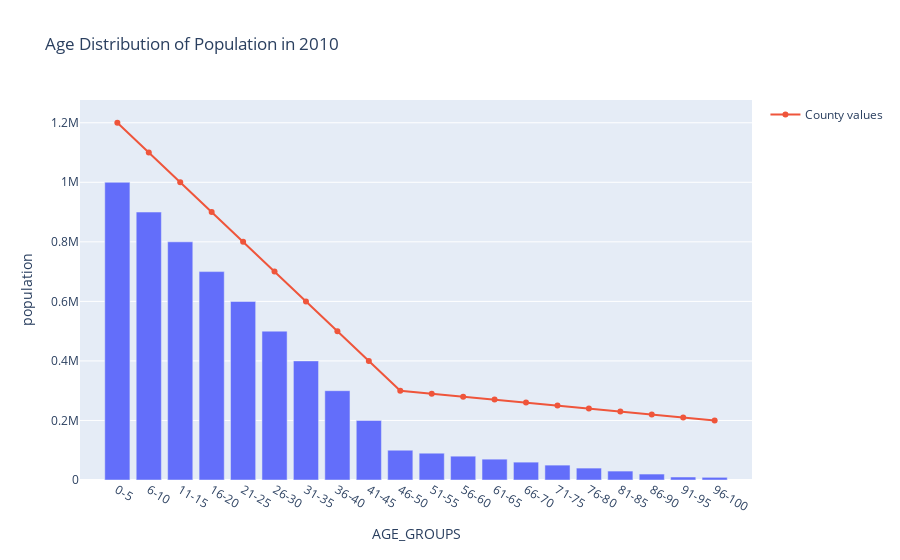

The code cell stored with this chart in its notebook:
### Code cell
fig = px.bar(df, x='AGE_GROUPS', y='population', title='Age Distribution of Population in 2010')
fig.add_scatter(x=df2['AGE_GROUP'], y=df2['population'], mode='lines+markers', name='County values')
fig.update_traces(hovertemplate=None)
fig.update_layout(hovermode="x")

### Figure 1 — Plotly figure (JSON) as saved in the notebook; plotly's stock layout.template omitted (floating-point values rounded to 4 significant figures)
{"data": [{"alignmentgroup": "True", "legendgroup": "", "marker": {"color": "#636efa", "pattern": {"shape": ""}}, "name": "", "offsetgroup": "", "orientation": "v", "showlegend": false, "textposition": "auto", "type": "bar", "x": ["0-5", "6-10", "11-15", "16-20", "21-25", "26-30", "31-35", "36-40", "41-45", "46-50", "51-55", "56-60", "61-65", "66-70", "71-75", "76-80", "81-85", "86-90", "91-95", "96-100"], "xaxis": "x", "y": [1000000, 900000, 800000, 700000, 600000, 500000, 400000, 300000, 200000, 100000, 90000, 80000, 70000, 60000, 50000, 40000, 30000, 20000, 10000, 9000], "yaxis": "y"}, {"mode": "lines+markers", "name": "County values", "type": "scatter", "x": ["0-5", "6-10", "11-15", "16-20", "21-25", "26-30", "31-35", "36-40", "41-45", "46-50", "51-55", "56-60", "61-65", "66-70", "71-75", "76-80", "81-85", "86-90", "91-95", "96-100"], "y": [1200000, 1100000, 1000000, 900000, 800000, 700000, 600000, 500000, 400000, 300000, 290000, 280000, 270000, 260000, 250000, 240000, 230000, 220000, 210000, 200000]}], "layout": {"barmode": "relative", "hovermode": "x", "legend": {"tracegroupgap": 0}, "title": {"text": "Age Distribution of Population in 2010"}, "xaxis": {"anchor": "y", "domain": [0, 1], "title": {"text": "AGE_GROUPS"}}, "yaxis": {"anchor": "x", "domain": [0, 1], "title": {"text": "population"}}}}
